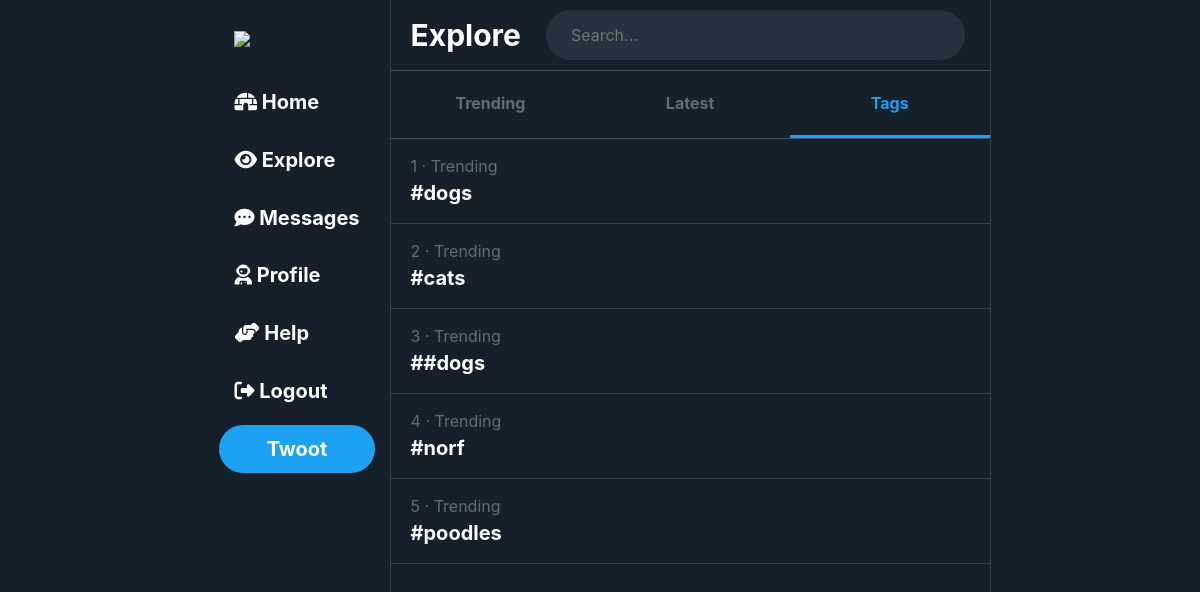
/explore/tags/ (signed in), run on the app's committed database.
### blog/models.py (models this page shows, shortened)
class HashTag(models.Model):
    mentions = models.IntegerField(default=0)
    weight = models.DecimalField(max_digits=19, decimal_places=10, default=0)
    name = models.CharField(max_length=500)
    initial_time = models.DateTimeField(auto_now_add=True)
    @property
    def setWeight(self):
        self.weight = 99999999
        now = (datetime.now(timezone.utc)).timestamp()
        initial_time = self.initial_time.timestamp()
        difference = (now - initial_time) / 7200
        self.weight = (self.weight + self.mentions) - difference
        self.save()

### blog/views.py (the view, shortened to what this page needs)
# urls.py: path('explore/tags/', ExploreViewFancy.as_view(), name='explore_view_fancy'),
class ExploreViewFancy(LoginRequiredMixin, View):
    template_name = 'blog/explore_tags.html'
    def get(self, request, *args, **kwargs):
        query = ""
        context = {}
        context["hashtags"] = trendingalg(list(HashTag.objects.all()))[:50]
        if request.is_ajax():
            self.template_name = twoot_list_template
        return render(request, self.template_name, context)

### blog/helperfunctions.py (called while the page is built)
def trendingalg(twoots):
    for twoot in twoots:
        twoot.setWeight
    twoots.sort(key=lambda x: x.weight, reverse=True)
    return twoots

### blog/templates/blog/explore_tags.html (shortened to what this page needs)
{% extends "blog/base.html" %}
{% load static %}
{% load el_pagination_tags %}
{% block head %}
<link rel="stylesheet" href="{% static 'blog/css/home.css' %}" type="text/css"/>
{% endblock %}
{% block content %}
<div class="h1div">
    <form id="explore-header" class="flex-form" method="GET">
        <span class="h1div-element">Explore</span>
        <input class="searchbar" type="text" name="q" id="id_q" placeholder="Search...">
    </form>
</div>
<div class="explore-middle-header">
    {% if request.resolver_match.url_name == "explore_view" %}
    <a id="trending" class="active link" href="{% url 'explore_view' %}">Trending</a>
    <a id="latest" class="link" href="{% url 'explore_view_latest' %}">Latest</a>
    <a id="hashtags" class="link" href="{% url 'explore_view_fancy' %}">Tags</a>
    {% elif request.resolver_match.url_name == "explore_view_latest" %}
    <a id="trending" class="link" href="{% url 'explore_view' %}">Trending</a>
    <a id="latest" class="active link" href="{% url 'explore_view_latest' %}">Latest</a>
    <a id="hashtags" class="link" href="{% url 'explore_view_fancy' %}">Tags</a>
    {% elif request.resolver_match.url_name == "explore_view_fancy" %}
    <a id="trending" class="link" href="{% url 'explore_view' %}">Trending</a>
    <a id="latest" class="link" href="{% url 'explore_view_latest' %}">Latest</a>
    <a id="hashtags" class="active link" href="{% url 'explore_view_fancy' %}">Tags</a>
    {% endif %}
</div>
<div id="hashtag-list" class="twoot-list">
    {% for tag in hashtags %}
    <div class="hashtag" data_url="{% url 'explore_view' %}?q=%23{{tag.name}}">
        <span class="hashtag-status">{{ forloop.counter }} &middot; Trending</span>
        <span class="hashtag-name">#{{ tag.name }}</span>
    </div>
    {% endfor %}
</div>
{% endblock %}

### static/blog/css/base.css (style rules this page uses)
:root { --main-background: #15202B; --header-border: #3D5466; --normal-border: #38444D; --twoot-hover: #192734; --content-text: #5F6E7C; --twooter-blue-dark: #1da1f2; --twooter-blue-light: #1A91DA; --search-background: #253341; }
* { margin: 0; padding: 0; border: 0; outline: 0; font-size: 100%; vertical-align: baseline; background: transparent; box-sizing: border-box; font-family: -apple-system, BlinkMacSystemFont, "Segoe UI", Roboto, Oxygen-Sans, Ubuntu, Cantarell, "Helvetica Neue", sans-serif; }
html, body { height: 100%; width: 100%; word-break: break-word; }

### static/blog/css/general.css (style rules this page uses)
:root { --main-background: #15202B; --header-border: #3D5466; --normal-border: #38444D; --twoot-hover: #192734; --content-text: #5F6E7C; --twooter-blue-dark: #1DA1F2; --twooter-blue-light: #1A91DA; --search-background: #253341; }
.h1div { display: flex; flex-wrap: wrap; align-items: center; width: 100%; padding: 10px; border-bottom: 1px solid var(--header-border); color: white; background: var(--main-background); position: sticky; top: 0; z-index: 900; }
.h1div-element { flex: 1; word-break: normal; padding: 0 10px; font-size: 30px; font-weight: bold; display: flex; align-items: center; justify-content: center; }
.twoot-list { width: 100%; display: flex; flex-direction: column; justify-content: flex-start; }

### static/blog/css/formsbuttons.css (style rules this page uses)
:root { --main-background: #15202B; --header-border: #3D5466; --normal-border: #38444D; --twoot-hover: #192734; --content-text: #5F6E7C; --twooter-blue-dark: #1DA1F2; --twooter-blue-light: #1A91DA; --search-background: #253341; }
.paginaton li a, span { text-decoration: none; }
.flex-form { display: flex; flex-direction: row; align-items: center; width: 100%; }
.searchbar { background: var(--search-background); color: var(--content-text); max-width: 500px; width: 100%; max-height: 90px; height: 100%; margin: 0px 15px 0px 15px; padding: 15px 0px 15px 25px; border-radius: 25px; border: none; }

### static/blog/css/home.css (style rules this page uses)
:root { --main-background: #15202B; --header-border: #3D5466; --normal-border: #38444D; --twoot-hover: #192734; --content-text: #5F6E7C; --twooter-blue-dark: #1DA1F2; --twooter-blue-light: #1A91DA; --search-background: #253341; }
.explore-middle-header { display: flex; flex-direction: row; text-align: center; vertical-align: center; border-bottom: 1px solid var(--header-border); }
.explore-middle-header .link { flex: 1; color: var(--content-text); font-weight: bold; padding: 20px 20px; word-break: normal; }
.explore-middle-header .active { text-decoration: none; color: var(--twooter-blue-dark); border-bottom: 3px solid var(--twooter-blue-dark); }
#hashtag-list .hashtag { display: flex; flex-direction: column; align-items: flex-start; justify-content: center; padding: 15px 20px; border-bottom: 1px solid var(--normal-border); }
#hashtag-list .hashtag-status { color: var(--content-text); }
#hashtag-list .hashtag-name { color: white; font-weight: bold; font-size: 20px; }

### data on the page
HashTag: name "dogs"
HashTag: name "cats"
HashTag: name "#dogs"
HashTag: name "norf"
HashTag: name "poodles"
